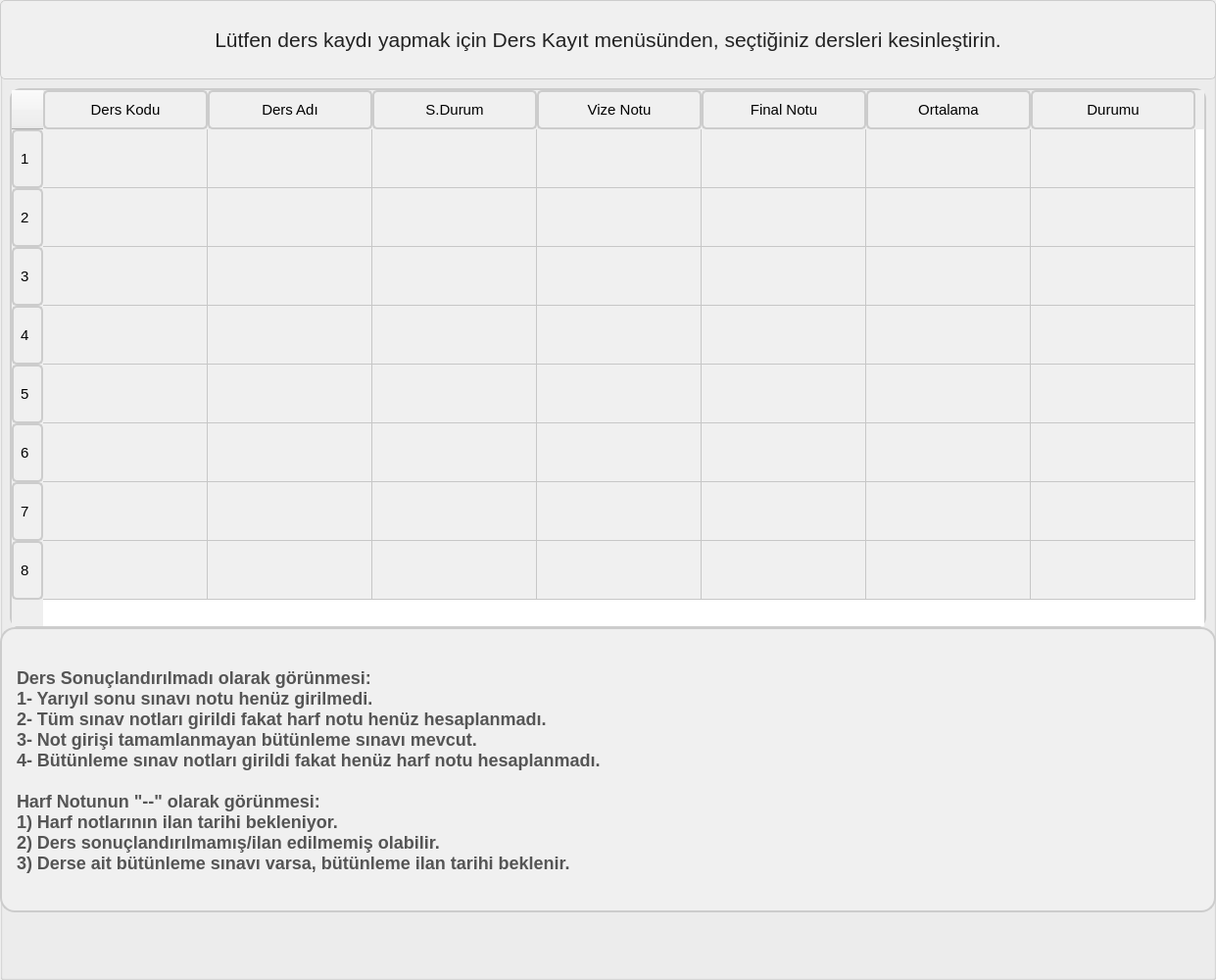
    <widget class="QGroupBox" name="groupBox_NotListesi">
     <property name="geometry">
      <rect>
       <x>350</x>
       <y>0</y>
       <width>1241</width>
       <height>1000</height>
      </rect>
     </property>
     <property name="title">
      <string/>
     </property>
     <widget class="QLabel" name="label_notlistesi">
      <property name="geometry">
       <rect>
        <x>0</x>
        <y>0</y>
        <width>1241</width>
        <height>81</height>
       </rect>
      </property>
      <property name="font">
       <font>
        <pointsize>16</pointsize>
        <weight>50</weight>
        <bold>false</bold>
       </font>
      </property>
      <property name="styleSheet">
       <string notr="true">QLabel {
	border-image: url(:/arkaplan/ic_arkaplan.jpg);
    background-color: #f0f0f0; /* Arka plan rengi */
    color: #222;/* Metin rengi */
    padding: 20px; /* İç boşluk */
    border: 1px solid #ccc; /* Kenarlık */
    border-radius: 5px; /* Kenar yuvarlaklığı */
    box-shadow: 2px 2px 5px rgba(0, 0, 0, 0.1); /* Gölge */
    transition: background-color 0.3s, border-color 0.3s; /* Yumuşak geçiş */
    text-align: center; /* Metni merkezle */
}

QLabel:hover {
    background-color: #e0e0e0; /* Arka plan rengi (hover durumunda) */
    border-color: #999; /* Kenarlık rengi (hover durumunda) */
}
</string>
      </property>
      <property name="text">
       <string>Lütfen ders kaydı yapmak için Ders Kayıt menüsünden, seçtiğiniz dersleri kesinleştirin.</string>
      </property>
      <property name="alignment">
       <set>Qt::AlignCenter</set>
      </property>
     </widget>
     <widget class="QTableWidget" name="tableWidget_notlarim">
      <property name="geometry">
       <rect>
        <x>10</x>
        <y>90</y>
        <width>1221</width>
        <height>551</height>
       </rect>
      </property>
      <property name="styleSheet">
       <string notr="true">QTableWidget {
    border: 2px solid #ccc; /* Tablo kenarlık rengi ve kalınlığı */
    border-radius: 11px; /* Kenar yuvarlaklığı */
}

QTableWidget::item {
    padding: 5px; /* Hücre içeriğinin etrafındaki boşluk */
    background-color: #f0f0f0; /* Hücre arka plan rengi */
    border: none; /* Hücre kenarlık stilini kaldırma */
}

QHeaderView::section {
    padding: 7px; /* Sütun başlığı içeriğinin etrafındaki boşluk */
    text-align: center; /* Sütun başlığı metni ortala */
    background-color: #f0f0f0; /* Sütun başlığı arka plan rengi */
    border: 2px solid #ccc; /* Sütun başlığı kenarlık rengi ve kalınlığı */
    border-radius: 5px; /* Kenar yuvarlaklığı */
}

QTableWidget::item:selected {
    background-color: lightblue; /* Seçili hücre arka plan rengi */
}



</string>
      </property>
      <attribute name="horizontalHeaderVisible">
       <bool>true</bool>
      </attribute>
      <attribute name="horizontalHeaderCascadingSectionResizes">
       <bool>true</bool>
      </attribute>
      <attribute name="horizontalHeaderDefaultSectionSize">
       <number>168</number>
      </attribute>
      <attribute name="horizontalHeaderHighlightSections">
       <bool>true</bool>
      </attribute>
      <attribute name="horizontalHeaderMinimumSectionSize">
       <number>160</number>
      </attribute>
      <attribute name="verticalHeaderDefaultSectionSize">
       <number>60</number>
      </attribute>
      <attribute name="verticalHeaderMinimumSectionSize">
       <number>60</number>
      </attribute>
      <row>
       <property name="text">
        <string>1</string>
       </property>
       <property name="font">
        <font>
         <pointsize>11</pointsize>
        </font>
       </property>
      </row>
      <row>
       <property name="text">
        <string>2</string>
       </property>
       <property name="font">
        <font>
         <pointsize>11</pointsize>
        </font>
       </property>
      </row>
      <row>
       <property name="text">
        <string>3</string>
       </property>
       <property name="font">
        <font>
         <pointsize>11</pointsize>
        </font>
       </property>
      </row>
      <row>
       <property name="text">
        <string>4</string>
       </property>
       <property name="font">
        <font>
         <pointsize>11</pointsize>
        </font>
       </property>
      </row>
      <row>
       <property name="text">
        <string>5</string>
       </property>
       <property name="font">
        <font>
         <pointsize>11</pointsize>
        </font>
       </property>
      </row>
      <row>
       <property name="text">
        <string>6</string>
       </property>
       <property name="font">
        <font>
         <pointsize>11</pointsize>
        </font>
       </property>
      </row>
      <row>
       <property name="text">
        <string>7</string>
       </property>
       <property name="font">
        <font>
         <pointsize>11</pointsize>
        </font>
       </property>
      </row>
      <row>
       <property name="text">
        <string>8</string>
       </property>
       <property name="font">
        <font>
         <pointsize>11</pointsize>
        </font>
       </property>
      </row>
      <column>
       <property name="text">
        <string>Ders Kodu</string>
       </property>
       <property name="font">
        <font>
         <pointsize>11</pointsize>
        </font>
       </property>
      </column>
      <column>
       <property name="text">
        <string>Ders Adı</string>
       </property>
       <property name="font">
        <font>
         <pointsize>11</pointsize>
        </font>
       </property>
      </column>
      <column>
       <property name="text">
        <string>S.Durum</string>
       </property>
       <property name="font">
        <font>
         <pointsize>11</pointsize>
        </font>
       </property>
      </column>
      <column>
       <property name="text">
        <string>Vize Notu</string>
       </property>
       <property name="font">
        <font>
         <pointsize>11</pointsize>
        </font>
       </property>
      </column>
      <column>
       <property name="text">
        <string>Final Notu</string>
       </property>
       <property name="font">
        <font>
         <pointsize>11</pointsize>
        </font>
       </property>
      </column>
      <column>
       <property name="text">
        <string>Ortalama</string>
       </property>
       <property name="font">
        <font>
         <pointsize>11</pointsize>
        </font>
       </property>
      </column>
      <column>
       <property name="text">
        <string>Durumu</string>
       </property>
       <property name="font">
        <font>
         <pointsize>11</pointsize>
        </font>
       </property>
      </column>
      <item row="0" column="0">
       <property name="text">
        <string/>
       </property>
       <property name="font">
        <font>
         <pointsize>11</pointsize>
        </font>
       </property>
       <property name="textAlignment">
        <set>AlignCenter</set>
       </property>
      </item>
      <item row="0" column="1">
       <property name="text">
        <string/>
       </property>
       <property name="font">
        <font>
         <pointsize>11</pointsize>
        </font>
       </property>
       <property name="textAlignment">
        <set>AlignCenter</set>
       </property>
      </item>
      <item row="0" column="2">
       <property name="textAlignment">
        <set>AlignCenter</set>
       </property>
      </item>
      <item row="0" column="3">
       <property name="textAlignment">
        <set>AlignCenter</set>
       </property>
      </item>
      <item row="0" column="4">
       <property name="textAlignment">
        <set>AlignCenter</set>
       </property>
      </item>
      <item row="0" column="5">
       <property name="font">
        <font>
         <pointsize>11</pointsize>
        </font>
       </property>
       <property name="textAlignment">
        <set>AlignCenter</set>
       </property>
      </item>
      <item row="0" column="6">
       <property name="font">
        <font>
         <pointsize>11</pointsize>
        </font>
       </property>
       <property name="textAlignment">
        <set>AlignCenter</set>
       </property>
      </item>
      <item row="1" column="0">
       <property name="text">
        <string/>
       </property>
       <property name="font">
        <font>
         <pointsize>11</pointsize>
        </font>
       </property>
       <property name="textAlignment">
        <set>AlignCenter</set>
       </property>
      </item>
      <item row="1" column="1">
       <property name="textAlignment">
        <set>AlignCenter</set>
       </property>
      </item>
      <item row="1" column="2">
       <property name="textAlignment">
        <set>AlignCenter</set>
       </property>
      </item>
      <item row="1" column="3">
       <property name="textAlignment">
        <set>AlignCenter</set>
       </property>
      </item>
      <item row="1" column="4">
       <property name="textAlignment">
        <set>AlignCenter</set>
       </property>
      </item>
      <item row="1" column="5">
       <property name="font">
        <font>
         <pointsize>11</pointsize>
        </font>
       </property>
       <property name="textAlignment">
        <set>AlignCenter</set>
       </property>
      </item>
      <item row="1" column="6">
       <property name="font">
        <font>
         <pointsize>11</pointsize>
        </font>
       </property>
       <property name="textAlignment">
        <set>AlignCenter</set>
       </property>
      </item>
      <item row="2" column="0">
       <property name="text">
        <string/>
       </property>
       <property name="font">
        <font>
         <pointsize>11</pointsize>
        </font>
       </property>
       <property name="textAlignment">
        <set>AlignCenter</set>
       </property>
      </item>
      <item row="2" column="1">
       <property name="text">
        <string/>
       </property>
       <property name="font">
        <font>
         <pointsize>11</pointsize>
        </font>
       </property>
       <property name="textAlignment">
        <set>AlignCenter</set>
       </property>
      </item>
      <item row="2" column="2">
       <property name="textAlignment">
        <set>AlignCenter</set>
       </property>
      </item>
      <item row="2" column="3">
       <property name="textAlignment">
        <set>AlignCenter</set>
       </property>
      </item>
      <item row="2" column="4">
       <property name="textAlignment">
        <set>AlignCenter</set>
       </property>
      </item>
      <item row="2" column="5">
       <property name="font">
        <font>
         <pointsize>11</pointsize>
        </font>
       </property>
       <property name="textAlignment">
        <set>AlignCenter</set>
       </property>
      </item>
      <item row="2" column="6">
       <property name="font">
        <font>
         <pointsize>11</pointsize>
        </font>
       </property>
       <property name="textAlignment">
        <set>AlignCenter</set>
       </property>
      </item>
      <item row="3" column="0">
       <property name="text">
        <string/>
       </property>
       <property name="font">
        <font>
         <pointsize>11</pointsize>
        </font>
       </property>
       <property name="textAlignment">
        <set>AlignCenter</set>
       </property>
      </item>
      <item row="3" column="1">
       <property name="text">
        <string/>
       </property>
       <property name="font">
        <font>
         <pointsize>11</pointsize>
        </font>
       </property>
       <property name="textAlignment">
        <set>AlignCenter</set>
       </property>
      </item>
      <item row="3" column="2">
       <property name="text">
        <string/>
       </property>
       <property name="font">
        <font>
         <pointsize>11</pointsize>
        </font>
       </property>
       <property name="textAlignment">
        <set>AlignCenter</set>
       </property>
      </item>
      <item row="3" column="3">
       <property name="textAlignment">
        <set>AlignCenter</set>
       </property>
      </item>
      <item row="3" column="4">
       <property name="textAlignment">
        <set>AlignCenter</set>
       </property>
      </item>
      <item row="3" column="5">
       <property name="font">
        <font>
         <pointsize>11</pointsize>
        </font>
       </property>
       <property name="textAlignment">
        <set>AlignCenter</set>
       </property>
      </item>
      <item row="3" column="6">
       <property name="font">
        <font>
         <pointsize>11</pointsize>
        </font>
       </property>
       <property name="textAlignment">
        <set>AlignCenter</set>
       </property>
      </item>
      <item row="4" column="0">
       <property name="text">
        <string/>
       </property>
       <property name="font">
        <font>
         <pointsize>11</pointsize>
        </font>
       </property>
       <property name="textAlignment">
        <set>AlignCenter</set>
       </property>
      </item>
      <item row="4" column="1">
       <property name="text">
        <string/>
       </property>
       <property name="font">
        <font>
         <pointsize>11</pointsize>
        </font>
       </property>
       <property name="textAlignment">
        <set>AlignCenter</set>
       </property>
      </item>
      <item row="4" column="2">
       <property name="text">
        <string/>
       </property>
       <property name="font">
        <font>
         <pointsize>11</pointsize>
        </font>
       </property>
       <property name="textAlignment">
        <set>AlignCenter</set>
       </property>
      </item>
      <item row="4" column="3">
       <property name="textAlignment">
        <set>AlignCenter</set>
       </property>
      </item>
      <item row="4" column="4">
       <property name="textAlignment">
        <set>AlignCenter</set>
       </property>
      </item>
      <item row="4" column="5">
       <property name="font">
        <font>
         <pointsize>11</pointsize>
        </font>
       </property>
       <property name="textAlignment">
        <set>AlignCenter</set>
       </property>
      </item>
      <item row="4" column="6">
       <property name="font">
        <font>
         <pointsize>11</pointsize>
        </font>
       </property>
       <property name="textAlignment">
        <set>AlignCenter</set>
       </property>
      </item>
      <item row="5" column="0">
       <property name="text">
        <string/>
       </property>
       <property name="font">
        <font>
         <pointsize>11</pointsize>
        </font>
       </property>
       <property name="textAlignment">
        <set>AlignCenter</set>
       </property>
      </item>
      <item row="5" column="1">
       <property name="text">
        <string/>
       </property>
       <property name="font">
        <font>
         <pointsize>11</pointsize>
        </font>
       </property>
       <property name="textAlignment">
        <set>AlignCenter</set>
       </property>
      </item>
      <item row="5" column="2">
       <property name="text">
        <string/>
       </property>
       <property name="font">
        <font>
         <pointsize>11</pointsize>
        </font>
       </property>
       <property name="textAlignment">
        <set>AlignCenter</set>
       </property>
      </item>
      <item row="5" column="3">
       <property name="textAlignment">
        <set>AlignCenter</set>
       </property>
      </item>
      <item row="5" column="4">
       <property name="textAlignment">
        <set>AlignCenter</set>
       </property>
      </item>
      <item row="5" column="5">
       <property name="font">
        <font>
         <pointsize>11</pointsize>
        </font>
       </property>
       <property name="textAlignment">
        <set>AlignCenter</set>
       </property>
      </item>
      <item row="5" column="6">
       <property name="font">
        <font>
         <pointsize>11</pointsize>
        </font>
       </property>
       <property name="textAlignment">
        <set>AlignCenter</set>
       </property>
      </item>
      <item row="6" column="0">
       <property name="text">
        <string/>
       </property>
       <property name="font">
        <font>
         <pointsize>11</pointsize>
        </font>
       </property>
       <property name="textAlignment">
        <set>AlignCenter</set>
       </property>
      </item>
      <item row="6" column="1">
       <property name="text">
        <string/>
       </property>
       <property name="font">
        <font>
         <pointsize>11</pointsize>
        </font>
       </property>
       <property name="textAlignment">
        <set>AlignCenter</set>
       </property>
      </item>
      <item row="6" column="2">
       <property name="text">
        <string/>
       </property>
       <property name="font">
        <font>
         <pointsize>11</pointsize>
        </font>
       </property>
       <property name="textAlignment">
        <set>AlignCenter</set>
       </property>
      </item>
      <item row="6" column="3">
       <property name="textAlignment">
        <set>AlignCenter</set>
       </property>
      </item>
      <item row="6" column="4">
       <property name="textAlignment">
        <set>AlignCenter</set>
       </property>
      </item>
      <item row="6" column="5">
       <property name="font">
        <font>
         <pointsize>11</pointsize>
        </font>
       </property>
       <property name="textAlignment">
        <set>AlignCenter</set>
       </property>
      </item>
      <item row="6" column="6">
       <property name="font">
        <font>
         <pointsize>11</pointsize>
        </font>
       </property>
       <property name="textAlignment">
        <set>AlignCenter</set>
       </property>
      </item>
      <item row="7" column="0">
       <property name="text">
        <string/>
       </property>
       <property name="font">
        <font>
         <pointsize>11</pointsize>
        </font>
       </property>
       <property name="textAlignment">
        <set>AlignCenter</set>
       </property>
      </item>
      <item row="7" column="1">
       <property name="text">
        <string/>
       </property>
       <property name="font">
        <font>
         <pointsize>11</pointsize>
        </font>
       </property>
       <property name="textAlignment">
        <set>AlignCenter</set>
       </property>
      </item>
      <item row="7" column="2">
       <property name="textAlignment">
        <set>AlignCenter</set>
       </property>
      </item>
      <item row="7" column="3">
       <property name="textAlignment">
        <set>AlignCenter</set>
       </property>
      </item>
      <item row="7" column="4">
       <property name="textAlignment">
        <set>AlignCenter</set>
       </property>
      </item>
      <item row="7" column="5">
       <property name="font">
        <font>
         <pointsize>11</pointsize>
        </font>
       </property>
       <property name="textAlignment">
        <set>AlignCenter</set>
       </property>
      </item>
      <item row="7" column="6">
       <property name="font">
        <font>
         <pointsize>11</pointsize>
        </font>
       </property>
       <property name="textAlignment">
        <set>AlignCenter</set>
       </property>
      </item>
     </widget>
     <widget class="QLabel" name="label_blok">
      <property name="geometry">
       <rect>
        <x>10</x>
        <y>90</y>
        <width>41</width>
        <height>55</height>
       </rect>
      </property>
      <property name="text">
       <string/>
      </property>
     </widget>
     <widget class="QLabel" name="label_bilgilendirme">
      <property name="geometry">
       <rect>
        <x>0</x>
        <y>640</y>
        <width>1241</width>
        <height>291</height>
       </rect>
      </property>
      <property name="font">
       <font>
        <pointsize>-1</pointsize>
        <weight>75</weight>
        <bold>true</bold>
       </font>
      </property>
      <property name="styleSheet">
       <string notr="true">QLabel {
    border-radius: 15px; /* Köşeleri daha bombeli yapar */
    border: 2px solid #ccc; /* Kenarlık çizgisi ekler */
    padding: 10px; /* Yazı içeriğinin kenarlardan içeriye uzaklığı */
    font-size: 18px; /* Yazı fontunun boyutu */
    font-weight: bold; /* Yazı fontunu kalın yapar */
    color: #555; /* Yazı rengi */
    background-color: #f0f0f0; /* Arka plan rengini gri tonlarına ayarlar */
}
</string>
      </property>
      <property name="text">
       <string>Ders Sonuçlandırılmadı olarak görünmesi:
1- Yarıyıl sonu sınavı notu henüz girilmedi.
2- Tüm sınav notları girildi fakat harf notu henüz hesaplanmadı.
3- Not girişi tamamlanmayan bütünleme sınavı mevcut.
4- Bütünleme sınav notları girildi fakat henüz harf notu hesaplanmadı.

Harf Notunun &quot;--&quot; olarak görünmesi:
1) Harf notlarının ilan tarihi bekleniyor.
2) Ders sonuçlandırılmamış/ilan edilmemiş olabilir.
3) Derse ait bütünleme sınavı varsa, bütünleme ilan tarihi beklenir.</string>
      </property>
     </widget>
    </widget>
